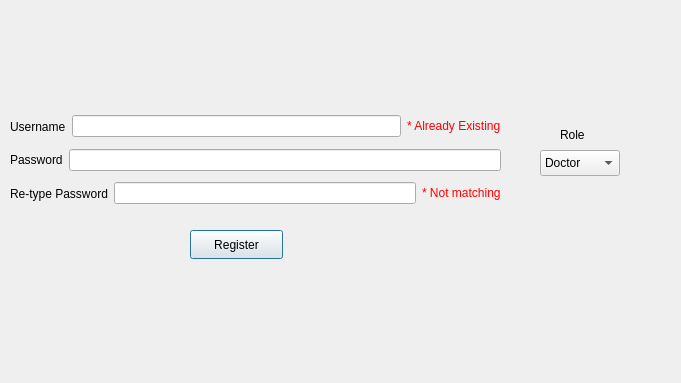
<?xml version="1.0" encoding="UTF-8"?>
<ui version="4.0">
 <class>registerWindow</class>
 <widget class="QDialog" name="registerWindow">
  <property name="geometry">
   <rect>
    <x>0</x>
    <y>0</y>
    <width>681</width>
    <height>383</height>
   </rect>
  </property>
  <property name="windowTitle">
   <string>Dialog</string>
  </property>
  <widget class="QWidget" name="layoutWidget_6">
   <property name="geometry">
    <rect>
     <x>10</x>
     <y>110</y>
     <width>491</width>
     <height>100</height>
    </rect>
   </property>
   <layout class="QVBoxLayout" name="verticalLayout_4">
    <item>
     <layout class="QHBoxLayout" name="horizontalLayout_2">
      <item>
       <widget class="QLabel" name="label_username">
        <property name="text">
         <string>Username</string>
        </property>
       </widget>
      </item>
      <item>
       <widget class="QLineEdit" name="lineEdit_username"/>
      </item>
      <item>
       <widget class="QLabel" name="label_name_error">
        <property name="text">
         <string>&lt;html&gt;&lt;head/&gt;&lt;body&gt;&lt;p&gt;&lt;span style=&quot; color:#ff0000;&quot;&gt;* Already Existing&lt;/span&gt;&lt;/p&gt;&lt;/body&gt;&lt;/html&gt;</string>
        </property>
       </widget>
      </item>
     </layout>
    </item>
    <item>
     <layout class="QHBoxLayout" name="horizontalLayout_3">
      <item>
       <widget class="QLabel" name="label_password">
        <property name="text">
         <string>Password</string>
        </property>
       </widget>
      </item>
      <item>
       <widget class="QLineEdit" name="lineEdit_password">
        <property name="echoMode">
         <enum>QLineEdit::Password</enum>
        </property>
       </widget>
      </item>
     </layout>
    </item>
    <item>
     <layout class="QHBoxLayout" name="horizontalLayout_4">
      <item>
       <widget class="QLabel" name="label_retypepassword">
        <property name="text">
         <string>Re-type Password</string>
        </property>
       </widget>
      </item>
      <item>
       <widget class="QLineEdit" name="lineEdit_re_pass">
        <property name="echoMode">
         <enum>QLineEdit::Password</enum>
        </property>
       </widget>
      </item>
      <item>
       <widget class="QLabel" name="label_pass_error">
        <property name="text">
         <string>&lt;html&gt;&lt;head/&gt;&lt;body&gt;&lt;p&gt;&lt;span style=&quot; color:#ff0000;&quot;&gt;* Not matching&lt;/span&gt;&lt;/p&gt;&lt;/body&gt;&lt;/html&gt;</string>
        </property>
       </widget>
      </item>
     </layout>
    </item>
   </layout>
  </widget>
  <widget class="QPushButton" name="registerButton">
   <property name="geometry">
    <rect>
     <x>190</x>
     <y>230</y>
     <width>93</width>
     <height>29</height>
    </rect>
   </property>
   <property name="text">
    <string>Register</string>
   </property>
  </widget>
  <widget class="QLabel" name="RoleLabel">
   <property name="geometry">
    <rect>
     <x>560</x>
     <y>110</y>
     <width>61</width>
     <height>50</height>
    </rect>
   </property>
   <property name="text">
    <string>Role</string>
   </property>
  </widget>
  <widget class="QComboBox" name="Role">
   <property name="geometry">
    <rect>
     <x>540</x>
     <y>150</y>
     <width>80</width>
     <height>26</height>
    </rect>
   </property>
   <item>
    <property name="text">
     <string>Doctor</string>
    </property>
   </item>
   <item>
    <property name="text">
     <string>Patient</string>
    </property>
   </item>
   <item>
    <property name="text">
     <string>Nurse</string>
    </property>
   </item>
   <item>
    <property name="text">
     <string>Admin</string>
    </property>
   </item>
  </widget>
 </widget>
 <resources/>
 <connections/>
</ui>
